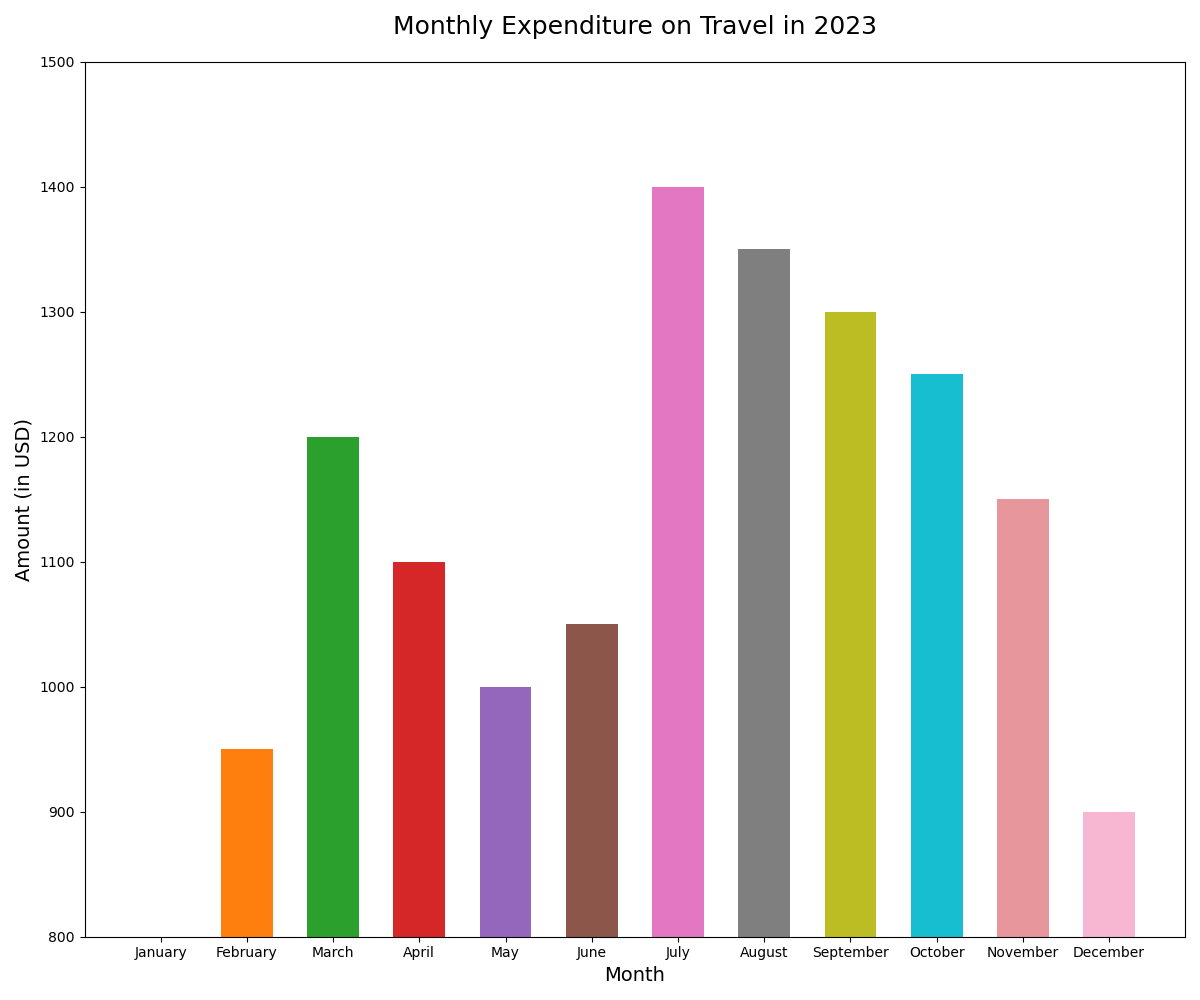

Recreate this plot in Python.

import matplotlib.pyplot as plt

# Data to plot
categories = ['January', 'February', 'March', 'April', 'May', 'June',
              'July', 'August', 'September', 'October', 'November', 'December']
amounts = [800, 950, 1200, 1100, 1000, 1050, 1400, 1350, 1300, 1250, 1150, 900]

# Plot a vertical bar chart
plt.figure(figsize=(12, 10))  # Width and height of the chart
plt.bar(x=categories, height=amounts, color=[
    '#1f77b4', '#ff7f0e', '#2ca02c', '#d62728', 
    '#9467bd', '#8c564b', '#e377c2', '#7f7f7f', 
    '#bcbd22', '#17becf', '#e7969c', '#f7b6d2'], 
    width=0.6)  # Bar width

# Set the title and labels
plt.title('Monthly Expenditure on Travel in 2023', fontsize=18, pad=20)
plt.ylabel('Amount (in USD)', fontsize=14)
plt.xlabel('Month', fontsize=14)

# Set y-axis limits to truncate the chart
plt.ylim(800, 1500)

# Display the chart
plt.tight_layout()  # Adjust the padding between and around subplots.
plt.show()
